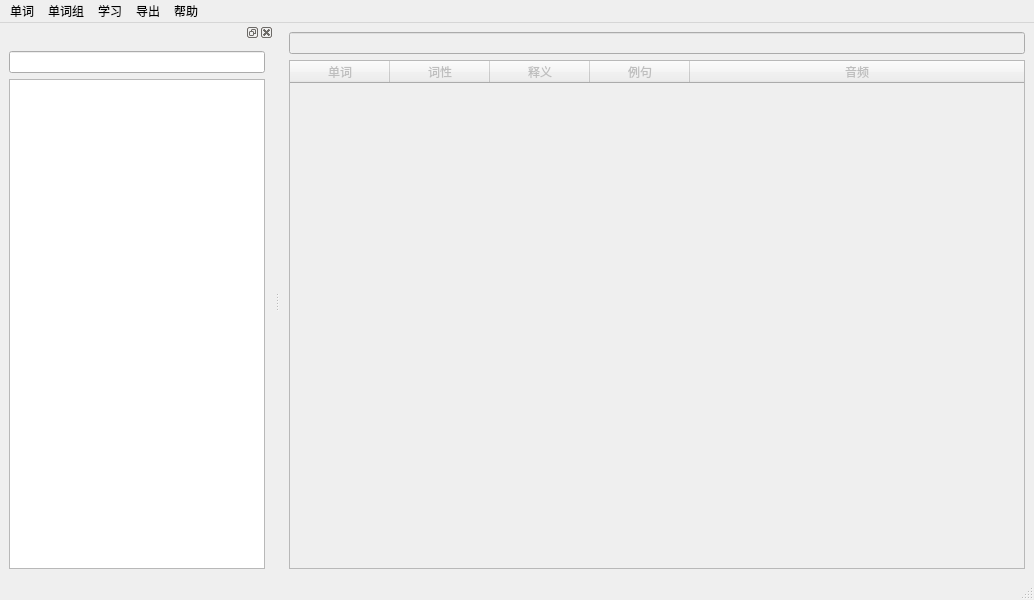
<?xml version="1.0" encoding="UTF-8"?>
<ui version="4.0">
 <class>MainWindow</class>
 <widget class="QMainWindow" name="MainWindow">
  <property name="geometry">
   <rect>
    <x>0</x>
    <y>0</y>
    <width>1034</width>
    <height>600</height>
   </rect>
  </property>
  <property name="windowTitle">
   <string>好词快记2.0</string>
  </property>
  <widget class="QWidget" name="centralwidget">
   <layout class="QVBoxLayout" name="verticalLayout_2">
    <item>
     <widget class="QLineEdit" name="word_lineEdit">
      <property name="enabled">
       <bool>false</bool>
      </property>
     </widget>
    </item>
    <item>
     <widget class="QTableWidget" name="word_tableWidget">
      <property name="enabled">
       <bool>false</bool>
      </property>
      <attribute name="horizontalHeaderShowSortIndicator" stdset="0">
       <bool>false</bool>
      </attribute>
      <attribute name="horizontalHeaderStretchLastSection">
       <bool>true</bool>
      </attribute>
      <column>
       <property name="text">
        <string>单词</string>
       </property>
      </column>
      <column>
       <property name="text">
        <string>词性</string>
       </property>
      </column>
      <column>
       <property name="text">
        <string>释义</string>
       </property>
      </column>
      <column>
       <property name="text">
        <string>例句</string>
       </property>
      </column>
      <column>
       <property name="text">
        <string>音频</string>
       </property>
      </column>
     </widget>
    </item>
   </layout>
  </widget>
  <widget class="QMenuBar" name="menubar">
   <property name="geometry">
    <rect>
     <x>0</x>
     <y>0</y>
     <width>1034</width>
     <height>26</height>
    </rect>
   </property>
   <widget class="QMenu" name="menu">
    <property name="title">
     <string>单词组</string>
    </property>
    <addaction name="group_new_action"/>
    <addaction name="group_delect_action"/>
    <addaction name="group_rename_action"/>
    <addaction name="separator"/>
    <addaction name="group_import_action"/>
    <addaction name="group_import_old_action"/>
    <addaction name="group_export_action"/>
    <addaction name="separator"/>
    <addaction name="group_update_data_action"/>
   </widget>
   <widget class="QMenu" name="menu_2">
    <property name="title">
     <string>帮助</string>
    </property>
    <addaction name="help_about_action"/>
   </widget>
   <widget class="QMenu" name="menu_3">
    <property name="title">
     <string>单词</string>
    </property>
    <widget class="QMenu" name="word_add_menu">
     <property name="enabled">
      <bool>false</bool>
     </property>
     <property name="title">
      <string>添加</string>
     </property>
     <addaction name="word_add_auto_word_action"/>
     <addaction name="word_add_inauto_word_action"/>
     <addaction name="word_add_batch_action"/>
    </widget>
    <addaction name="word_add_menu"/>
    <addaction name="word_delect_action"/>
    <addaction name="word_edit_action"/>
   </widget>
   <widget class="QMenu" name="menu_4">
    <property name="title">
     <string>学习</string>
    </property>
    <addaction name="study_meaning_action"/>
    <addaction name="study_spell_action"/>
   </widget>
   <widget class="QMenu" name="menu_5">
    <property name="title">
     <string>导出</string>
    </property>
   </widget>
   <addaction name="menu_3"/>
   <addaction name="menu"/>
   <addaction name="menu_4"/>
   <addaction name="menu_5"/>
   <addaction name="menu_2"/>
  </widget>
  <widget class="QStatusBar" name="statusbar"/>
  <widget class="QDockWidget" name="dockWidget_2">
   <attribute name="dockWidgetArea">
    <number>1</number>
   </attribute>
   <widget class="QWidget" name="dockWidgetContents_2">
    <layout class="QVBoxLayout" name="verticalLayout">
     <item>
      <widget class="QLineEdit" name="group_lineEdit"/>
     </item>
     <item>
      <widget class="QListWidget" name="group_listWidget"/>
     </item>
    </layout>
   </widget>
  </widget>
  <action name="group_new_action">
   <property name="text">
    <string>新建</string>
   </property>
  </action>
  <action name="group_delect_action">
   <property name="text">
    <string>删除</string>
   </property>
  </action>
  <action name="group_rename_action">
   <property name="text">
    <string>重命名</string>
   </property>
  </action>
  <action name="group_import_action">
   <property name="text">
    <string>导入</string>
   </property>
  </action>
  <action name="group_import_old_action">
   <property name="text">
    <string>导入旧版</string>
   </property>
  </action>
  <action name="group_export_action">
   <property name="text">
    <string>导出</string>
   </property>
  </action>
  <action name="help_about_action">
   <property name="text">
    <string>关于</string>
   </property>
  </action>
  <action name="word_delect_action">
   <property name="enabled">
    <bool>false</bool>
   </property>
   <property name="text">
    <string>删除</string>
   </property>
  </action>
  <action name="word_update_action">
   <property name="enabled">
    <bool>false</bool>
   </property>
   <property name="text">
    <string>更新数据</string>
   </property>
  </action>
  <action name="action_12">
   <property name="text">
    <string>打开网站</string>
   </property>
  </action>
  <action name="word_edit_action">
   <property name="enabled">
    <bool>false</bool>
   </property>
   <property name="text">
    <string>编辑数据</string>
   </property>
  </action>
  <action name="word_add_auto_word_action">
   <property name="enabled">
    <bool>true</bool>
   </property>
   <property name="text">
    <string>自动搜索</string>
   </property>
  </action>
  <action name="word_add_inauto_word_action">
   <property name="text">
    <string>手动输入</string>
   </property>
  </action>
  <action name="group_update_data_action">
   <property name="text">
    <string>更新数据</string>
   </property>
  </action>
  <action name="word_add_batch_action">
   <property name="text">
    <string>批量添加</string>
   </property>
  </action>
  <action name="study_meaning_action">
   <property name="text">
    <string>背释义</string>
   </property>
  </action>
  <action name="study_spell_action">
   <property name="text">
    <string>背拼写</string>
   </property>
  </action>
  <action name="action_3">
   <property name="text">
    <string>详细信息</string>
   </property>
  </action>
 </widget>
 <resources/>
 <connections/>
</ui>
